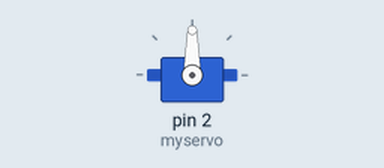
Recording of a sketch running on a simulated Arduino Uno, built for the host (arithmetic inside an expression is 32-bit, double 64-bit). Parts: servo.

Above: at 0.05 s.
At 2.1 s:
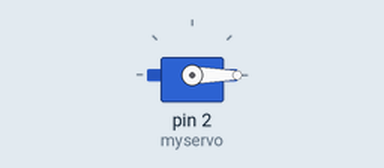
At 4.2 s:
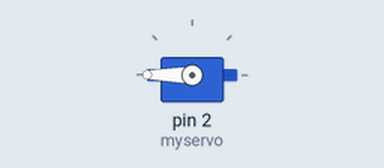
Timing chart, 0 to 5.5 s (numbered marks = the images above):
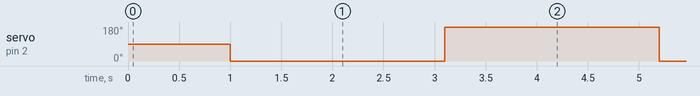

The sketch:

motor.ino
```cpp
#include <Servo.h>
#include <wifi101.h>


Servo myservo;

void setup() {
  //myservo.attach(2);

}

void loop() {
  myservo.attach(2);
  delay(1000);
  myservo.write(0);
  delay(100);
  myservo.detach();
  delay(1000);
  myservo.attach(2);
  delay(1000);
  myservo.write(180);
  delay(100);
  myservo.detach();
  delay(1000);

  /*myservo.write(0);
  delay(5000);
  myservo.write(180);
  delay(5000);*/
}
```

Measured:
- by itself, servo on pin 2 (myservo): alternates 180° for 2.1 s and 0° for 2.1 s
